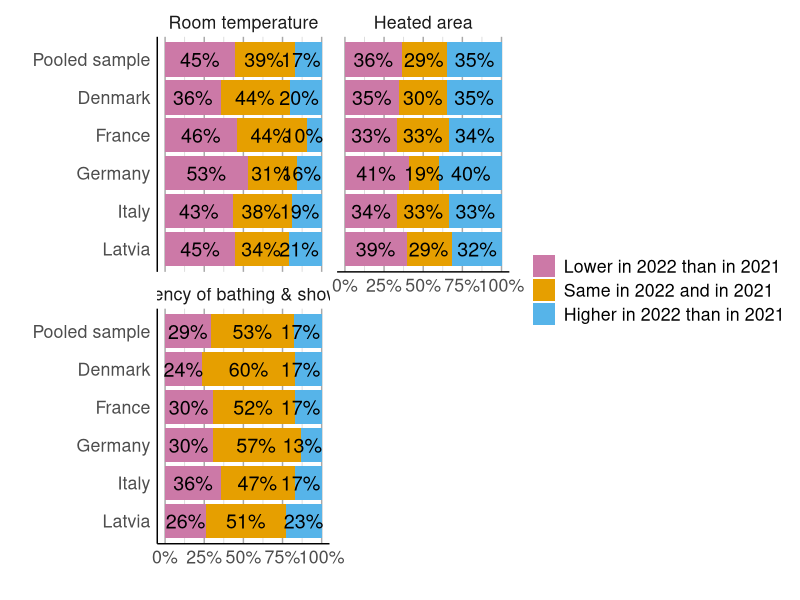
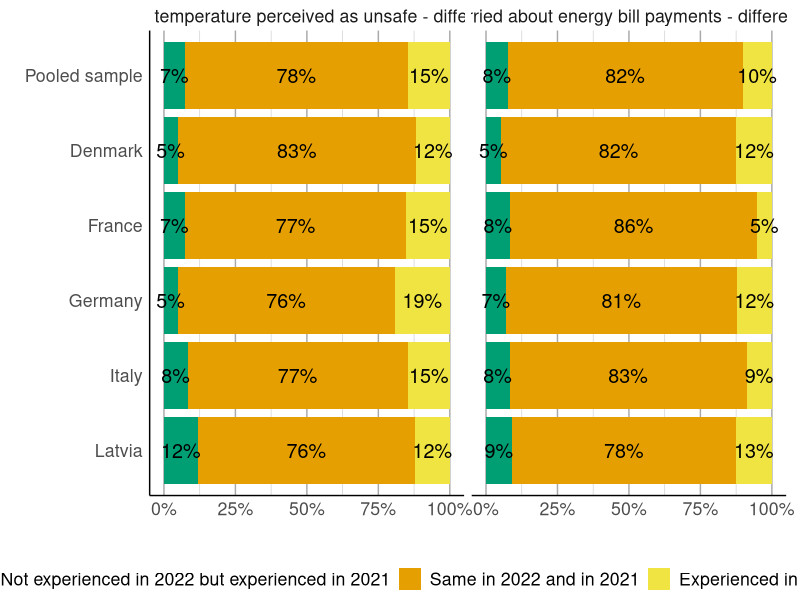
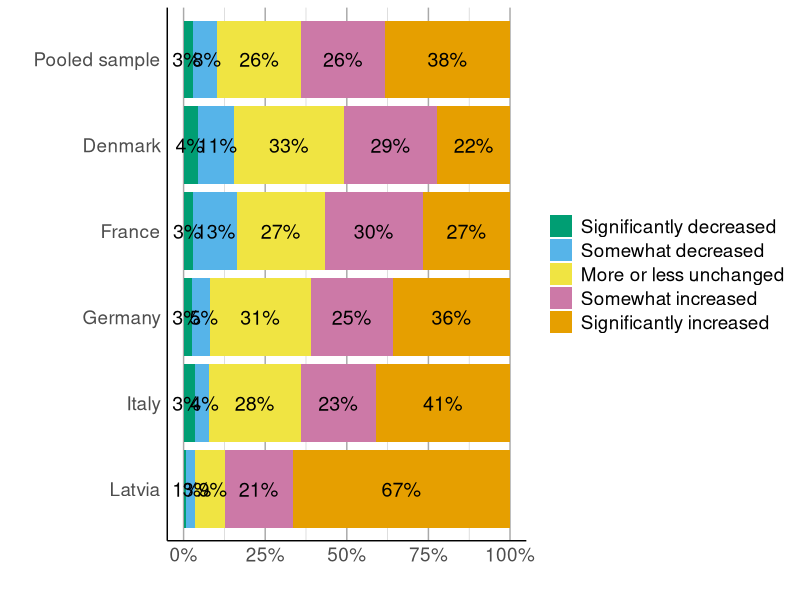
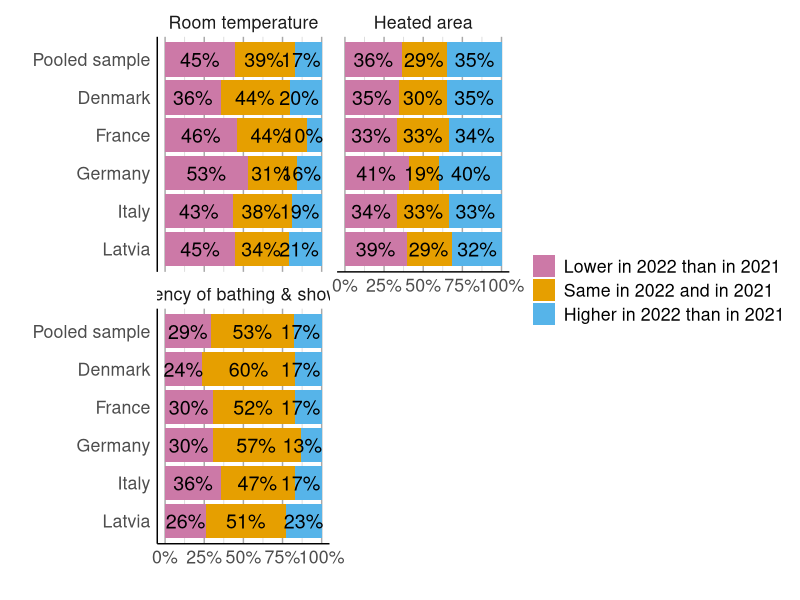
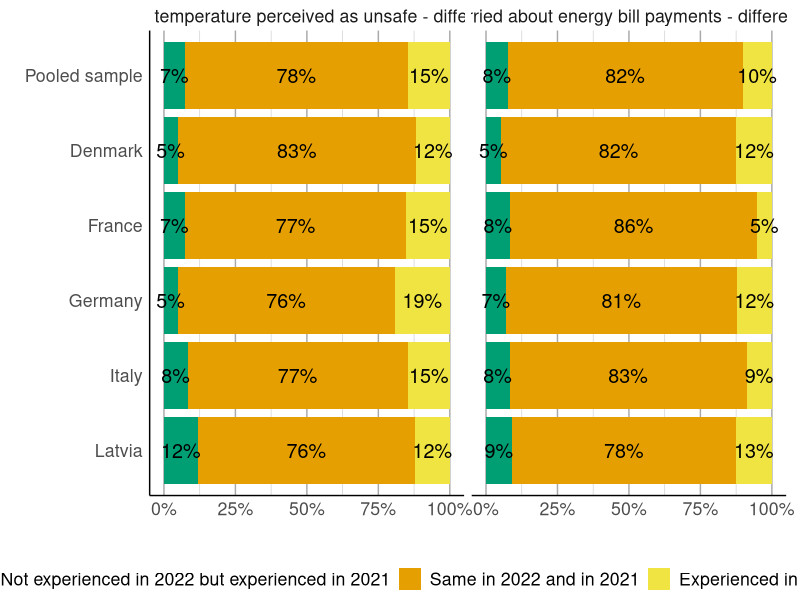
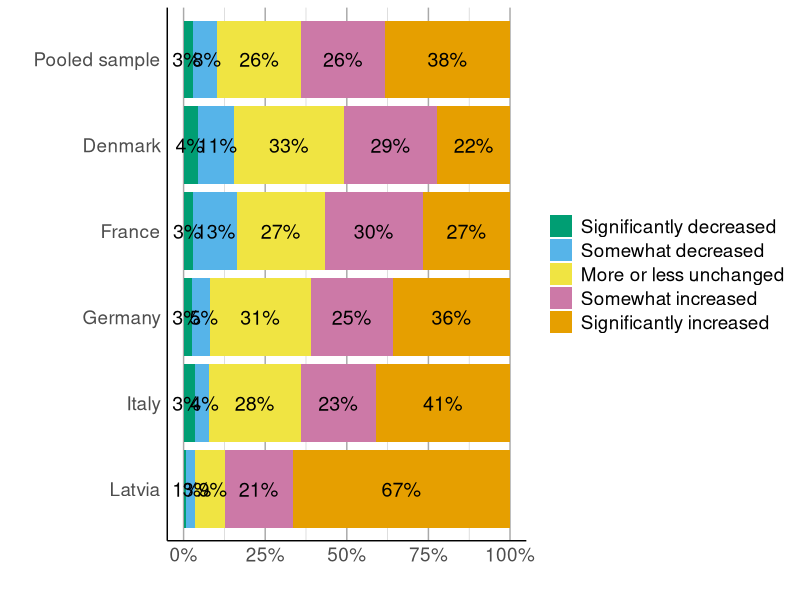

The R script that drew these images, in order: (Note: this script raises an error after producing the figures.)


# Section 1: Descriptive figures and tables ----

library(dplyr)
library(readxl)
library(tidyr)
library(ggplot2)
library(ggrepel)
library(reshape2)


fulfill_data <- read.csv("data/clean_data.csv")



## Section 1.1: Descriptive plots. ----

### Section 1.1.1: Preparing data for Figure 1 and Figure 2 ----

# Define dependent variables
dep_vars <- c("diff_pp_area", "diff_room_temp", "diff_shower_freq", "diff_worry", "diff_cold",
              "diff_worry_dum", "diff_cold_dum")

plot_data <- fulfill_data %>%
  select(country, all_of(dep_vars))%>%
  group_by(country) %>%
  summarize(across(all_of(dep_vars), list(
    below_0_xn = ~ sum(. < 0, na.rm = TRUE),
    equal_0_xn = ~ sum(. == 0, na.rm = TRUE),
    above_0_xn = ~ sum(. > 0, na.rm = TRUE),
    below_0_xperc = ~ sum(. < 0, na.rm = TRUE) / sum(!is.na(.)) * 100,
    equal_0_xperc = ~ sum(. == 0, na.rm = TRUE) / sum(!is.na(.)) * 100,
    above_0_xperc = ~ sum(. > 0, na.rm = TRUE) / sum(!is.na(.)) * 100
  ), .names = "{.col}_x{.fn}"), .groups = "drop")%>%
  bind_rows(
    fulfill_data %>%
      subset(year==2021)%>%
      select(all_of(dep_vars)) %>%
      summarize(across(all_of(dep_vars), list(
        below_0_xn = ~ sum(. < 0, na.rm = TRUE),
        equal_0_xn = ~ sum(. == 0, na.rm = TRUE),
        above_0_xn = ~ sum(. > 0, na.rm = TRUE),
        below_0_xperc = ~ sum(. < 0, na.rm = TRUE) / sum(!is.na(.)) * 100,
        equal_0_xperc = ~ sum(. == 0, na.rm = TRUE) / sum(!is.na(.)) * 100,
        above_0_xperc = ~ sum(. > 0, na.rm = TRUE) / sum(!is.na(.)) * 100
      ), .names = "{.col}_x{.fn}")) %>%
      mutate(country = "Pooled sample")
  )

plot_data1<- plot_data %>%
  pivot_longer(-country, names_to = "metric", values_to = "value") %>%
  separate(metric, into = c("dep_var", "category", "type"), sep = "_x", extra = "merge") %>%
  pivot_wider(names_from = type, values_from = value) %>%
  mutate(category = factor(category, levels = c("below_0", "equal_0", "above_0"),
                           labels = c("Lower in 2022 than in 2021", "Same in 2022 and in 2021", "Higher in 2022 than in 2021")))%>%
  mutate(category=case_when((dep_var=="diff_worry_dum"| dep_var=="diff_cold_dum") & category=="Same in 2022 and in 2021"~"Lower in 2022 than in 2021 or\nSame in 2022 and in 2021", 
                            T~category))%>%
  mutate(dep_var=case_when (dep_var=="diff_pp_area" ~"Heated area",
                            dep_var=="diff_room_temp" ~"Room temperature",
                            dep_var=="diff_shower_freq" ~"Frequency of bathing & showering",
                            dep_var=="diff_worry" ~"Worried about energy bill payments - difference",
                            dep_var=="diff_cold" ~"Room temperature perceived as unsafe - difference",
                            dep_var=="diff_worry_dum" ~"Worried about energy bill payments",
                            dep_var=="diff_cold_dum" ~"Room temperature perceived as unsafe",
                            T~NA))



### Section 1.1.2: Figure 1 Overview of change in heating behaviour outcome variables between 2021 and 2022 by country. ----


cbPalette <- c( "#CC79A7","#E69F00", "#56B4E9", "#009E73", "#F0E442" )

(Figure_1<-plot_data1%>%
    subset(!is.na(dep_var))%>%
    filter(!dep_var%in%c("Worried about energy bill payments","Room temperature perceived as unsafe","Room temperature perceived as unsafe - difference","Worried about energy bill payments - difference"))%>%
    ggplot(aes(x = factor(country, levels=c("Latvia","Italy","Germany","France","Denmark", "Pooled sample")), y = perc, fill=factor(category, levels=c( "Higher in 2022 than in 2021","Same in 2022 and in 2021","Lower in 2022 than in 2021")))) + 
    geom_col(position="stack")+
    ylab("") + xlab("") +
    # ggtitle("")+
    facet_wrap(~factor(dep_var, levels=c("Room temperature",
                                         "Heated area",
                                         "Frequency of bathing & showering"
    )), ncol = 2)+
    theme(panel.grid.major.x = element_line(colour="darkgrey"), panel.grid.major.y = element_blank(),
          panel.grid.minor = element_line(colour="lightgrey"),
          panel.background = element_blank(), axis.line = element_line(colour = "black"), 
          axis.ticks.y = element_blank(),axis.ticks.x = element_blank(),
          strip.background = element_blank())+
    theme(legend.title=element_blank())+
    scale_fill_manual(values=cbPalette, limits = c("Lower in 2022 than in 2021","Same in 2022 and in 2021","Higher in 2022 than in 2021"))+
    #geom_bar(aes(y = (..count..)/sum(..count..))) + 
    theme(text=element_text(size=16))
  #  +geom_text(size = 4, position = position_stack(vjust = 0.5), colour="black", aes(label=paste0(round(perc, digits=0),"%")))
  +scale_y_continuous(labels = function(x) paste0(x, "%"))
  # +geom_text(size = 4, position = position_stack(vjust = 0.5), colour="grey20",aes(label=paste0(round(perc, digits=1),"%")), check_overlap=T)
  +geom_text_repel(position = position_stack(vjust = 0.5),force=0.004,size=5,
                   #aes(label=paste0(n, " (",round(perc, digits=0),"%)")))
                   aes(label=paste0(round(perc, digits=0),"%")))
  +coord_flip()
)

ggsave("images/Figure_1.png",Figure_1, width = 14, height=6 )



### Section 1.1.3: Figure 2 Overview of change in energy deprivation outcome variables between 2021 and 2022 by country. ----


cbPalette <- c(  "#009E73","#E69F00",  "#F0E442" )

(Figure_2<-plot_data1%>%
    subset(!is.na(dep_var))%>%
    mutate(category=case_when(category=="Lower in 2022 than in 2021"~"Not experienced in 2022 but experienced in 2021",
                              category=="Higher in 2022 than in 2021"~"Experienced in 2022 but not in 2021",
                              T~category))%>%
    filter(dep_var%in%c("Worried about energy bill payments - difference","Room temperature perceived as unsafe - difference"))%>%
    ggplot(aes(x = factor(country, levels=c("Latvia","Italy","Germany","France","Denmark", "Pooled sample")), 
               y = perc, 
               fill=factor(category, levels=c( "Experienced in 2022 but not in 2021","Same in 2022 and in 2021","Not experienced in 2022 but experienced in 2021")))) + 
    geom_col(position="stack")+
    ylab("") + xlab("") +
    # ggtitle("")+
    facet_wrap(~factor(dep_var, levels=c(#"Room temperature",
      #"Heated area",
      #"Frequency of bathing & showering",
      "Room temperature perceived as unsafe - difference",
      "Worried about energy bill payments - difference")))+
    theme(panel.grid.major.x = element_line(colour="darkgrey"), panel.grid.major.y = element_blank(),
          panel.grid.minor = element_line(colour="lightgrey"),
          panel.background = element_blank(), axis.line = element_line(colour = "black"), 
          axis.ticks.y = element_blank(),axis.ticks.x = element_blank(),
          strip.background = element_blank())+
    theme(legend.title=element_blank())+
    scale_fill_manual(values=cbPalette, limits = c("Not experienced in 2022 but experienced in 2021","Same in 2022 and in 2021","Experienced in 2022 but not in 2021"))+
    #geom_bar(aes(y = (..count..)/sum(..count..))) + 
    theme(text=element_text(size=16))
  #  +geom_text(size = 4, position = position_stack(vjust = 0.5), colour="black", aes(label=paste0(round(perc, digits=0),"%")))
  +scale_y_continuous(labels = function(x) paste0(x, "%"))
  # +geom_text(size = 4, position = position_stack(vjust = 0.5), colour="grey20",aes(label=paste0(round(perc, digits=1),"%")), check_overlap=T)
  +geom_text_repel(position = position_stack(vjust = 0.5),force=0.004,size=5,
                   #aes(label=paste0(n, " (",round(perc, digits=0),"%)")))
                   aes(label=paste0(round(perc, digits=0),"%")))
  +theme(legend.position="bottom",
         plot.margin = margin(1, 10, 1, 0))
  
  +coord_flip()
)


ggsave("images/Figure_2.png",Figure_2, width = 12, height=4 )


### Section 1.1.4: Figure 3 Stated change in per unit heating price between 2021 and 2022 per country.  ----

cbPalette <- c( "#009E73", "#56B4E9",  "#F0E442", "#CC79A7","#E69F00" )


cost_plot_data<-fulfill_data%>%
  mutate(H10 = case_when(
    H10 == "1" ~ "Significantly decreased",
    H10 == "2" ~ "Somewhat decreased",
    H10 == "3" ~ "More or less unchanged",
    H10 == "4" ~ "Somewhat increased",
    H10 == "5" ~ "Significantly increased",
    TRUE ~ NA
  )) %>%
  subset(!is.na(H10))

(Figure_3<-cost_plot_data%>%
    count(H10, country) %>%
    subset(!is.na(H10))%>%
    group_by(country) %>%
    mutate(perc = (n / sum(n)) * 100) %>%  # Calculate percentage for each country
    ungroup() %>%
    bind_rows(  # Add a pooled sample (all countries together)
      cost_plot_data %>%
        count(H10) %>%
        mutate(country = "Pooled sample", perc = (n / sum(n)) * 100))%>%
    ggplot(aes(factor(country, levels=c("Latvia","Italy","Germany","France","Denmark", "Pooled sample")),perc,fill=factor(H10, levels=c("Significantly increased",
                                                                                                                                        "Somewhat increased",
                                                                                                                                        "More or less unchanged",
                                                                                                                                        "Somewhat decreased",
                                                                                                                                        "Significantly decreased")))) + 
    geom_col(position="stack", )+
    ylab("") + xlab("") +
    scale_fill_manual(values=cbPalette, limits = c( "Significantly decreased",
                                                    "Somewhat decreased",
                                                    "More or less unchanged",
                                                    "Somewhat increased",
                                                    "Significantly increased"))+
    #labs(caption=paste0("DK: n=1851, LV: n=1369, IT: n=1901, DE: n=1803, FR: n=1836, and "))+
    # ggtitle("")+
    #facet_wrap(~factor(heat_fuel))+
    theme(panel.grid.major.x = element_line(colour="darkgrey"), 
          panel.grid.major.y = element_blank(),
          panel.grid.minor = element_line(colour="lightgrey"),
          panel.background = element_blank(), 
          axis.line = element_line(colour = "black"), 
          axis.ticks.y = element_blank(),
          axis.ticks.x = element_blank())+
    theme(legend.title=element_blank())+
    #geom_bar(aes(y = (..count..)/sum(..count..))) + 
    theme(text=element_text(size=17))
  #  +geom_text(size = 4, position = position_stack(vjust = 0.5), colour="black", aes(label=paste0(round(perc, digits=0),"%")))
  +scale_y_continuous(labels = function(x) paste0(x, "%"))
  # +geom_text(size = 4, position = position_stack(vjust = 0.5), colour="grey20",aes(label=paste0(round(perc, digits=1),"%")), check_overlap=T)
  +geom_text_repel(position = position_stack(vjust = 0.5),force=0.001,size=5,lineheight = 0.7,
                   #aes(label=paste0(n, "\n(",round(perc, digits=0),"%)")))
                   aes(label=paste0(round(perc, digits=0),"%")))
  #aes(label=paste0(n)))
  +coord_flip()
)




ggsave(plot=Figure_3, file="images/Figure_3.jpeg", width = 12, height=4)




# Section 1.2: Appendix A1: Table A1	Descriptive statistics of the variables. ----


fulfill_data_sub <- fulfill_data %>%
  select(diff_room_temp, diff_pp_area, diff_shower_freq, diff_cold_dum,  diff_worry_dum, big_price_incr, female, Age, income_pp_1000, high_educ, sfh, owner, city, country) %>%
  rename(
    "Heated area per person" = diff_pp_area,
    "Room temperature" = diff_room_temp,
    "Frequency of bathing" = diff_shower_freq,
    "Worried about paying energy bill" = diff_worry_dum,
    "Room temperature perceived as unsafe" = diff_cold_dum,
    "Urban (vs. town/rural)"=city,
    "Female (vs. male)"=female,
    "Income (in 1,000€ per person)"=income_pp_1000, 
    "Academic degree (vs. no academic degree)"=high_educ, 
    "Single-family-home (vs. flat)"=sfh, 
    "Homeowner (vs. tenant)"=owner,
    "Significant price increase"=big_price_incr
  )

# List of variables for the descriptive statistics
variables <- names(fulfill_data_sub)[1:13]

# Empty list
results <- list()

# Loop across all variables
for (var in variables) {
  
  # pooled sample
  pooled_stats <- fulfill_data_sub %>%
    summarise(
      N = sum(!is.na(get(var))),
      Mean = mean(get(var), na.rm = TRUE),
      Min = min(get(var), na.rm = TRUE),
      Max = max(get(var), na.rm = TRUE),
      SD = sd(get(var), na.rm = TRUE)
    ) %>%
    mutate(Variable = var)%>%
    mutate(country="Pooled")
  
  # Country samples
  country_stats <- fulfill_data_sub %>%
    group_by(country) %>%
    summarise(
      N = sum(!is.na(get(var))),
      Mean = mean(get(var), na.rm = TRUE),
      Min = min(get(var), na.rm = TRUE),
      Max = max(get(var), na.rm = TRUE),
      SD = sd(get(var), na.rm = TRUE)
    ) %>%
    mutate(Variable = var)
  
  stats<-rbind(pooled_stats, country_stats )
  
  results[[var]] <- stats %>%
      pivot_wider(names_from = country, values_from = c(N, Mean, SD, Min, Max),
                  names_sep = "_") %>%
      arrange(Variable)
  

}

# Combining rows 
Table_A1 <- bind_rows(results, .id = "Variable")


#reordering columns
column_order <- sort(unique(fulfill_data_orig$country))
new_order <- c()
for ( country in c("Pooled",column_order)) {
  new_order <- c(new_order, 
                 paste0( "N_",country), 
                 paste0(  "Mean_",country), 
                 paste0(  "SD_",country), 
                 paste0(  "Min_",country), 
                 paste0(  "Max_",country))
}

#Adding variable heading
new_order <- c("Variable", new_order)

Table_A1 <- Table_A1[new_order]
Table_A1[-1] <- lapply(Table_A1[-1], round, 2)

# Exporting as excel
library(writexl)
write_xlsx(Table_A1, "Results/Table_A1_Descriptive_statistics.xlsx")













